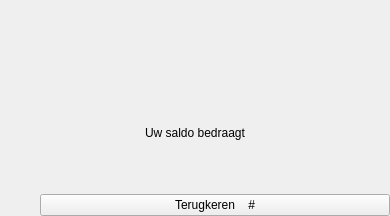
      <widget class="QWidget" name="balancePage">
       <layout class="QVBoxLayout" name="verticalLayout_7">
        <property name="spacing">
         <number>0</number>
        </property>
        <property name="leftMargin">
         <number>0</number>
        </property>
        <property name="topMargin">
         <number>0</number>
        </property>
        <property name="rightMargin">
         <number>0</number>
        </property>
        <property name="bottomMargin">
         <number>0</number>
        </property>
        <item>
         <spacer name="verticalSpacer_17">
          <property name="orientation">
           <enum>Qt::Vertical</enum>
          </property>
          <property name="sizeType">
           <enum>QSizePolicy::Fixed</enum>
          </property>
          <property name="sizeHint" stdset="0">
           <size>
            <width>20</width>
            <height>86</height>
           </size>
          </property>
         </spacer>
        </item>
        <item>
         <spacer name="verticalSpacer_13">
          <property name="orientation">
           <enum>Qt::Vertical</enum>
          </property>
          <property name="sizeHint" stdset="0">
           <size>
            <width>20</width>
            <height>40</height>
           </size>
          </property>
         </spacer>
        </item>
        <item>
         <widget class="QLabel" name="balanceText">
          <property name="text">
           <string>Uw saldo bedraagt</string>
          </property>
          <property name="alignment">
           <set>Qt::AlignCenter</set>
          </property>
         </widget>
        </item>
        <item>
         <widget class="QLabel" name="balanceAmount">
          <property name="text">
           <string/>
          </property>
          <property name="alignment">
           <set>Qt::AlignCenter</set>
          </property>
         </widget>
        </item>
        <item>
         <spacer name="verticalSpacer_12">
          <property name="orientation">
           <enum>Qt::Vertical</enum>
          </property>
          <property name="sizeHint" stdset="0">
           <size>
            <width>20</width>
            <height>40</height>
           </size>
          </property>
         </spacer>
        </item>
        <item>
         <layout class="QHBoxLayout" name="horizontalLayout_4">
          <item>
           <spacer name="horizontalSpacer_7">
            <property name="orientation">
             <enum>Qt::Horizontal</enum>
            </property>
            <property name="sizeHint" stdset="0">
             <size>
              <width>40</width>
              <height>20</height>
             </size>
            </property>
           </spacer>
          </item>
          <item>
           <widget class="QPushButton" name="balanceAccept">
            <property name="minimumSize">
             <size>
              <width>350</width>
              <height>0</height>
             </size>
            </property>
            <property name="maximumSize">
             <size>
              <width>16777215</width>
              <height>86</height>
             </size>
            </property>
            <property name="text">
             <string>Terugkeren    #</string>
            </property>
           </widget>
          </item>
         </layout>
        </item>
       </layout>
      </widget>
